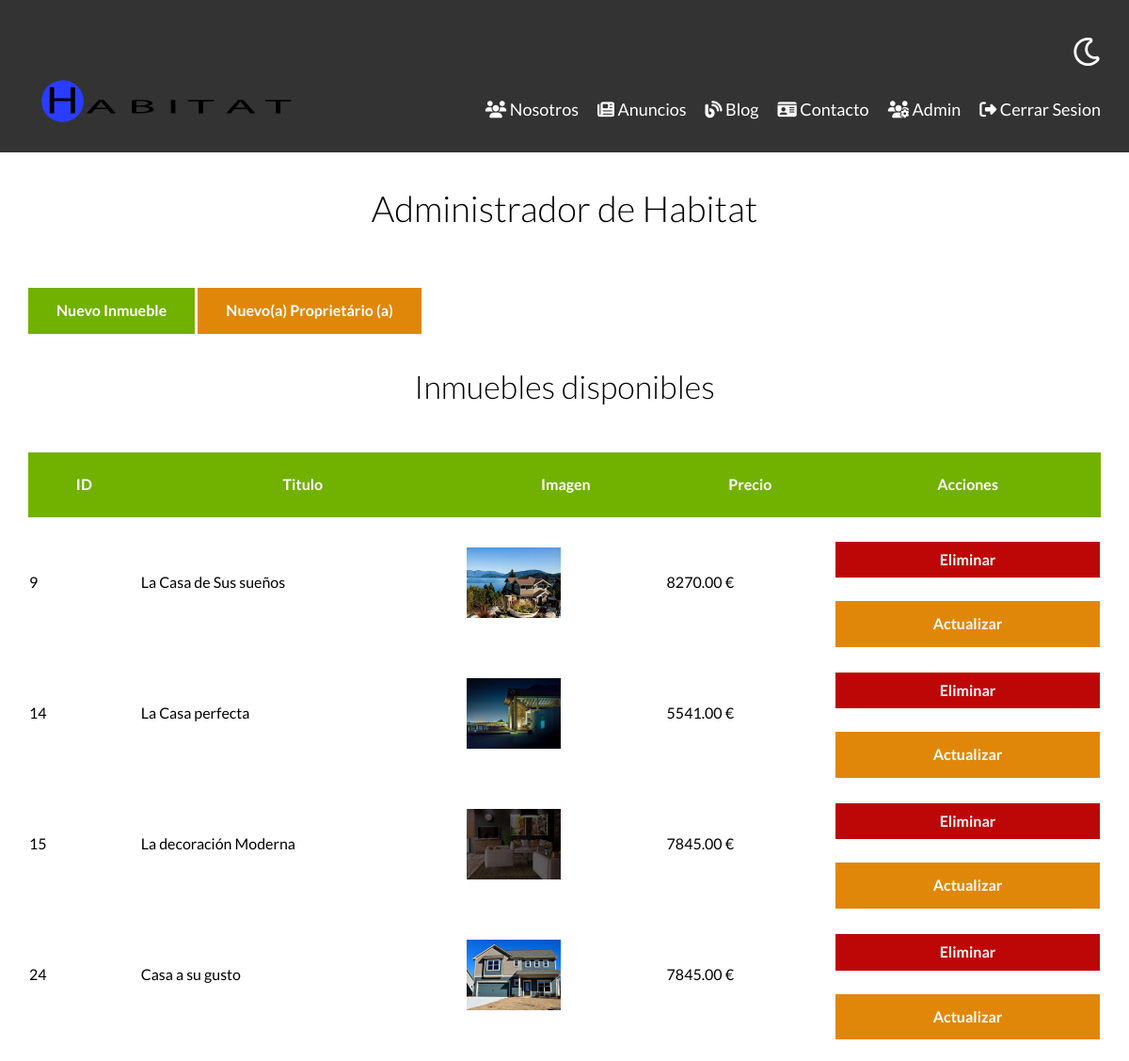
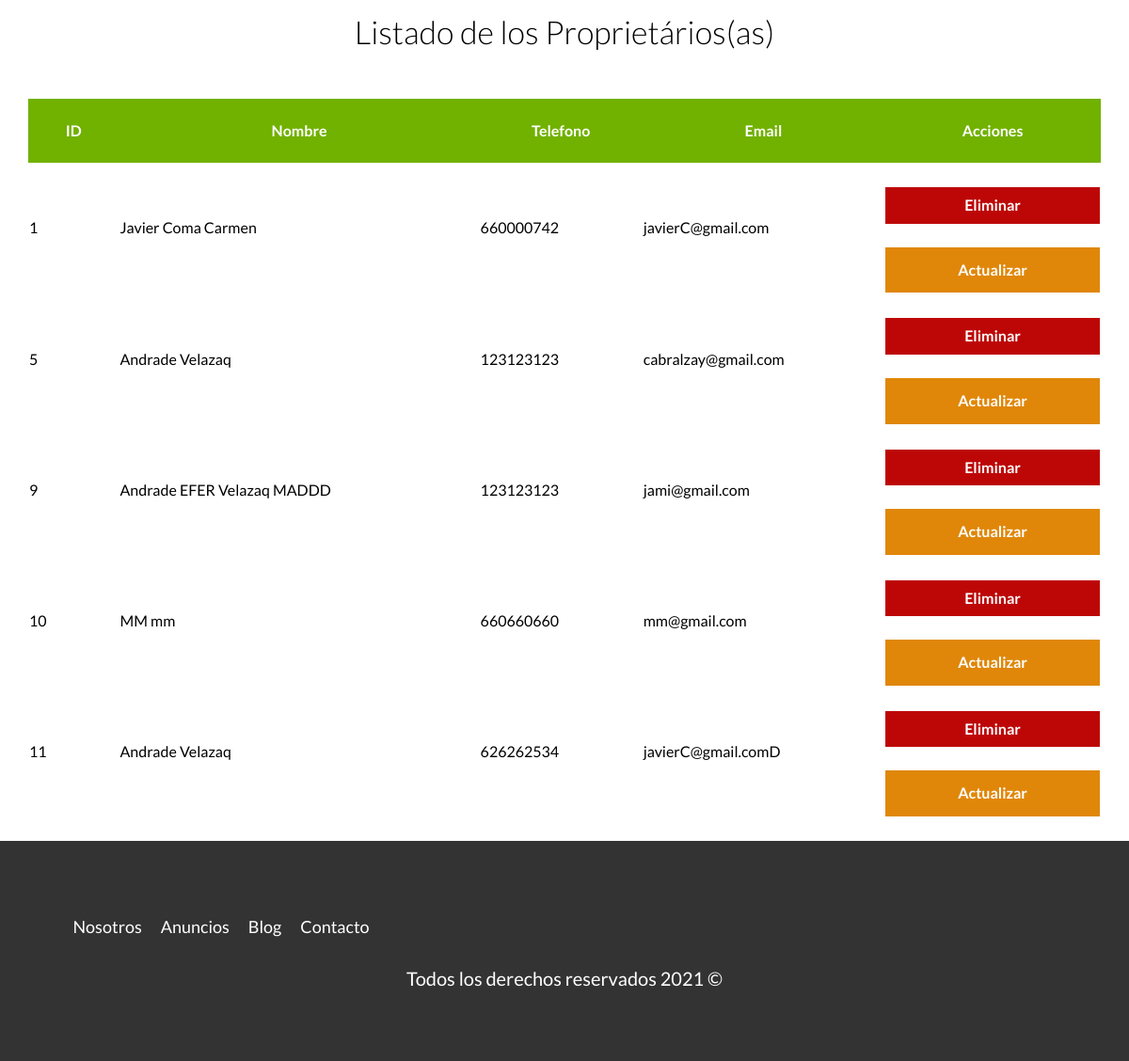
Screenshot of /admin (signed in) with the database file from the repository (2 pictures, top to bottom).
### tables this page shows
CREATE TABLE `inmueble` (
  `id` int(11) NOT NULL,
  `id_proprietario` int(11) NOT NULL,
  `titulo` varchar(60) NOT NULL,
  `precio` decimal(10,2) NOT NULL,
  `imagen` varchar(200) NOT NULL,
  `descripcion` text NOT NULL,
  `num_habitacione` int(11) NOT NULL,
  `wc` int(11) NOT NULL,
  `estacionamiento` int(11) NOT NULL,
  `fecha_inscripcion` datetime DEFAULT current_timestamp()
);

CREATE TABLE `proprietario` (
  `id` int(11) NOT NULL,
  `nombre` varchar(60) NOT NULL,
  `apellido` varchar(60) NOT NULL,
  `telefono` char(9) NOT NULL,
  `email` varchar(60) NOT NULL,
  `password` varchar(250) NOT NULL,
  `fecha_inscripcion` datetime DEFAULT current_timestamp()
);

### controllers/InmuebleControllers.php (called while the page is built, shortened)
<?php
class InmuebleController
{
    public static function index(Router $router)
    {
        $inmuebles = Inmueble::listarData();
        $proprietarios = Proprietario::listarData();
        $resultado = $_GET['resultado'] ?? null;
        $router->render('/inmueble/admin', [
            'inmuebles' => $inmuebles,
            'resultado' => $resultado,
            'inicio' => false,
            'proprietarios' => $proprietarios
        ]);
    }
}

### public/index.php (called while the page is built, shortened)
<?php
$router = new Router();
$router->get('/admin', [InmuebleController::class, 'index']);
$router->get('/inmueble/crear', [InmuebleController::class, 'crear']);
$router->post('/inmueble/crear', [InmuebleController::class, 'crear']);
$router->get('/inmueble/actualizar', [InmuebleController::class, 'actualizar']);
$router->post('/inmueble/actualizar', [InmuebleController::class, 'actualizar']);
$router->post('/inmueble/eliminar', [InmuebleController::class, 'eliminar']);
$router->get('/proprietario/crear', [ProprietarioController::class, 'crear']);
$router->post('/proprietario/crear', [ProprietarioController::class, 'crear']);
$router->get('/proprietario/actualizar', [ProprietarioController::class, 'actualizar']);
$router->post('/proprietario/actualizar', [ProprietarioController::class, 'actualizar']);
$router->post('/proprietario/eliminar', [ProprietarioController::class, 'eliminar']);
$router->get('/', [PaginasController::class, 'index']);
$router->get('/nosotros', [PaginasController::class, 'nosotros']);
$router->get('/inmuebles', [PaginasController::class, 'inmuebles']);
$router->get('/inmueble', [PaginasController::class, 'inmueble']);
$router->get('/blog', [PaginasController::class, 'blog']);
$router->get('/entrada', [PaginasController::class, 'entrada']);
$router->get('/contacto', [PaginasController::class, 'contacto']);
$router->post('/contacto', [PaginasController::class, 'contacto']);
$router->get('/login', [LoginController::class, 'login']);
$router->post('/login', [LoginController::class, 'login']);
$router->get('/logout', [LoginController::class, 'logout']);
$router->post('/pwd', [LoginController::class, 'pwd']);
$router->get('/pwd', [LoginController::class, 'pwd']);
$router->getURL();

### models/ActiveRecord.php (called while the page is built, shortened)
<?php
class ActiveRecord
{
    protected static $db;
    protected static $nombreTabla = '';
    public static function setDB($database)
    {
        self::$db = $database;
    }
    public static function listarData()
    {
        $query = "SELECT * FROM " . static::$nombreTabla;
        $resultado = self::consutaSQL($query);
        return $resultado;
    }
    public static function consutaSQL($query)
    {
        $resultado = self::$db->query($query);
        $arrayObjecto = [];
        while ($registro = $resultado->fetch_assoc()) {
            $arrayObjecto[] = static::crearObjecto($registro);
        }
        return $arrayObjecto;
    }
    public static function crearObjecto($registro)
    {
        $objecto = new static;
        foreach ($registro as $clave => $valor) {
            if (property_exists($objecto, $clave)) {
                $objecto->$clave = $valor;
            }
        }
        return $objecto;
    }
}

### views/inmueble/admin.php (the view, shortened to what this page needs)
<main class="cotenedor seccion">
    <section class="seccion contenedor">
        <h1>Administrador de Habitat</h1>
        <a href="/inmueble/crear" class="boton boton-verde">Nuevo Inmueble</a>
        <a href="/proprietario/crear" class="boton boton-amarillo">Nuevo(a) Proprietário (a)</a>
        <h2>Inmuebles disponibles</h2>
        <table class="propiedades">
            <thead>
                <tr>
                    <th>ID</th>
                    <th>Titulo</th>
                    <th>Imagen</th>
                    <th>Precio</th>
                    <th>Acciones</th>
                </tr>
            </thead>
            <tbody>
                <?php foreach ($inmuebles as $inmueble) : ?>
                    <tr>
                        <td><?php echo $inmueble->id; ?></td>
                        <td><?php echo $inmueble->titulo; ?></td>
                        <td> <img src="../imagenes/<?php echo $inmueble->imagen; ?>  " class="imagen-tabla"> </td>
                        <td> <?php echo $inmueble->precio . " €"; ?></td>
                        <td>
                            <form method="POST" class="w-100" action="/inmueble/eliminnar">
                                <input type="submit" class="boton-rojo-block" value="Eliminar">
                            </form>
                            <a href="/inmueble/actualizar?id=<?php echo $inmueble->id; ?>" class="boton-amarillo-block">Actualizar</a>
                        </td>
                    </tr>
                <?php endforeach; ?>
            </tbody>
        </table>
        <h2> Listado de los Proprietários(as)</h2>
        <table class="propiedades">
            <thead>
                <tr>
                    <th>ID</th>
                    <th>Nombre</th>
                    <th>Telefono</th>
                    <th>Email</th>
                    <th>Acciones</th>
                </tr>
            </thead>
            <tbody>
                <?php foreach ($proprietarios as $proprietario) : ?>
                    <tr>
                        <td><?php echo $proprietario->id; ?></td>
                        <td><?php echo $proprietario->nombre . " " . $proprietario->apellido; ?></td>
                        <td><?php echo $proprietario->telefono; ?></td>
                        <td><?php echo $proprietario->email; ?></td>
                        <td>
                            <form method="POST" class="w-100" action="/proprietario/eliminar">
                                <input type="submit" class="boton-rojo-block" value="Eliminar">
                            </form>
                            <a href="/proprietario/actualizar?id=<?php echo $proprietario->id; ?>" class="boton-amarillo-block">Actualizar</a>
                        </td>
                    </tr>
                <?php endforeach; ?>
            </tbody>
        </table>
</main>

### Router.php (shortened to what this page needs)
<?php
class Router
{
    public $rutaGET = [];
    public $rutaPOST = [];
    public function get($url, $fn)
    {
        $this->rutaGET[$url] = $fn;
    }
    public function post($url, $fn)
    {
        $this->rutaPOST[$url] = $fn;
    }
    public function getURL()
    {
        $urlActual = $_SERVER['PATH_INFO'] ?? '/';
        $metodo = $_SERVER['REQUEST_METHOD'];
        if ($metodo === 'GET') {
            $fn = $this->rutaGET[$urlActual] ?? null;
        } else {
            $fn = $this->rutaPOST[$urlActual] ?? null;
        }
        if ($fn) {
            call_user_func($fn, $this);
        } else {
            header('Location: ../');
        }
    }
    public function render($views, $datos = [])
    {
        include __DIR__ . "/views/$views.php";
        $contenido = ob_get_clean();
        include __DIR__ . "/views/layout.php";
    }
}

### views/layout.php (shortened to what this page needs)
<!DOCTYPE html>
<html lang="es">
<head>
    <link rel="stylesheet" href="../build/css/app.css">
</head>
<body>
    <header class="header <?php echo $inicio ? 'inicio' : ''; ?>">
        <div class="contenedor contenido-header">
            <div class="barra">
                <a href="/">
                    <img src="../build/img/logo.svg" alt="logotipo">
                </a>
                <div class="derecha">
                    <img src="../build/img/dark-mode.svg" alt="" class="dark-mode-boton">
                    <nav class="navegacion mostrar">
                     <a href="/nosotros"><i class="fas fa-users"></i> Nosotros</a>
                        <a href="/inmuebles"><i class="fas fa-newspaper"></i> Anuncios</a>
                        <a href="/blog"> <i class="fas fa-blog"></i> Blog</a>
                        <a href="/contacto"> <i class="fas fa-id-card"></i> Contacto</a>
                        <?php if ($_SESSION) { ?>
                            <a href="/admin"><i class="fas fa-users-cog"></i> Admin</a>
                            <a href="/logout"><i class="fas fa-sign-out-alt"></i> Cerrar Sesion</a>
                        <?php } else { ?>
                            <a href="/login"><i class="fas fa-sign-in-alt"></i> Inicio Secion </a>
                        <?php } ?>
                    </nav>
                </div>
            </div>
        </div>
    </header>
    <?php echo $contenido ?>
    <footer class="footer seccion">
        <div class="contenedor contenedor-footer">
            <nav class="navegacion">
                <a href="/nosotros">Nosotros</a>
                <a href="/inmuebles">Anuncios</a>
                <a href="/blog">Blog</a>
                <a href="/contacto">Contacto</a>
            </nav>
        </div>
        <p class="copyright">Todos los derechos reservados <?php echo date('Y') ?> &copy;</p>
    </footer>
</body>
</html>

### public/build/css/app.css (style rules this page uses)
html { line-height:1.15;-webkit-text-size-adjust:100% }
body { margin:0 }
main { display:block }
h1 { font-size:2em;margin:.67em 0 }
a { background-color:transparent }
img { border-style:none }
button,input,optgroup,select,textarea { font-family:inherit;font-size:100%;line-height:1.15;margin:0 }
button,input { overflow:visible }
[type=button],[type=reset],[type=submit],button { -webkit-appearance:button }
html { font-size:62.5%;box-sizing:border-box }
*,:after,:before { box-sizing:inherit }
body { font-family:Lato,sans-serif;font-size:1.6rem;line-height:1.8 }
p { color:#000;font-size:2rem }
.contenedor { width:95%;max-width:120rem;margin:0 auto }
a { text-decoration:none }
img,picture { width:100%;display:block }
h1,h2,h3 { font-family:Lato,sans-serif;margin:2.5rem 0;font-weight:300;text-align:center }
h1 { font-size:3.8rem }
h2 { font-size:3.4rem }
.seccion { margin-top:2.5rem;margin-bottom:2.5rem }
.w-100 { width:100% }
.boton-amarillo { background-color:#e08709;color:#fff;font-weight:700;text-decoration:none;padding:1rem 3rem;text-align:center;margin-top:2.5rem;display:inline-block;border:none }
.boton-amarillo-block { background-color:#e08709;color:#fff;font-weight:700;text-decoration:none;padding:1rem 3rem;text-align:center;margin-top:2.5rem;display:block;border:none }
.boton-verde { background-color:#71b100;color:#fff;font-weight:700;text-decoration:none;padding:1rem 3rem;text-align:center;margin-top:2.5rem;display:inline-block;border:none }
.boton-rojo-block { background-color:#bd0707;color:#fff;font-weight:700;text-decoration:none;padding:1rem 3rem;text-align:center;margin-top:2.5rem;display:block;border:none;width:100% }
.header { background:#333;padding:1rem 0 3rem }
.contenido-header { display:flex;flex-direction:column;justify-content:space-between }
.footer { padding:5rem;background-color:#333;margin-bottom:0 }
.footer .contenedor-footer { padding-top:2.5rem }
.footer .copyright { color:#fff;text-align:center }
.footer .navegacion { visibility:visible;opacity:1;height:auto }
.derecha { display:flex;flex-direction:column;align-items:center }
@media (min-width:768px) { .derecha { align-items:flex-end } }
.derecha .dark-mode-boton { width:3rem;margin-bottom:3rem;filter:invert(100%) }
@media (min-width:768px) { .derecha .dark-mode-boton { margin-top:0 } }
.barra { display:flex;flex-direction:column;align-items:center;padding-top:3rem }
@media (min-width:768px) { .barra { flex-direction:row;justify-content:space-between;align-items:flex-end } }
.navegacion { visibility:hidden;opacity:0;transition:visibility .3s ease-in-out,opacity .5s linear,height .5s linear }
@media (min-width:768px) { .navegacion { display:flex;align-items:center;opacity:1;visibility:visible } }
.navegacion a { color:#fff;text-decoration:none;font-size:2.2rem;display:block;text-align:center }
@media (min-width:768px) { .navegacion a { margin-right:2rem;font-size:1.8rem } }
@media (min-width:768px) { .navegacion a:last-of-type { margin-right:0 } }
.mostrar { visibility:visible;opacity:1;height:auto }
table.propiedades { margin-top:4rem;width:100%;border-spacing:0 }
table.propiedades thead { background-color:#71b100 }
table.propiedades thead th { color:#fff;padding:2rem }
table.propiedades .imagen-tabla { width:10rem }

### rows the page displays
inmueble: id "9", titulo "La Casa de Sus sueños", imagen (picture), precio "8270.00"
inmueble: id "14", titulo "La Casa perfecta", imagen (picture), precio "5541.00"
inmueble: id "15", titulo "La decoración Moderna", imagen (picture), precio "7845.00"
inmueble: id "24", titulo "Casa a su gusto", imagen (picture), precio "7845.00"
proprietario: id "1", nombre "Javier", apellido "Coma Carmen", telefono "660000742", email "javierC@gmail.com"
proprietario: id "5", nombre "Andrade", apellido "Velazaq", telefono "123123123", email "cabralzay@gmail.com"
proprietario: id "9", nombre "Andrade EFER", apellido "Velazaq MADDD", telefono "123123123", email "jami@gmail.com"
proprietario: id "10", nombre "MM", apellido "mm", telefono "660660660", email "mm@gmail.com"
proprietario: id "11", nombre "Andrade", apellido "Velazaq", telefono "626262534", email "javierC@gmail.comD"
